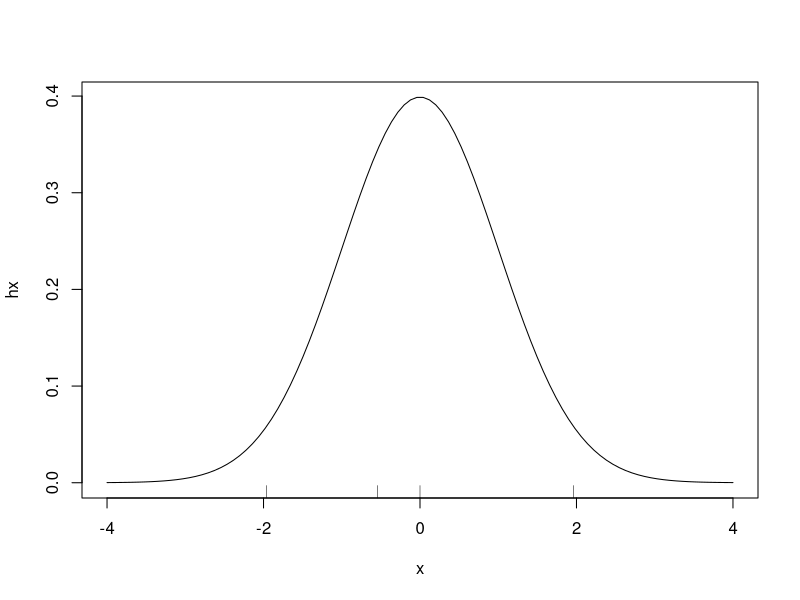
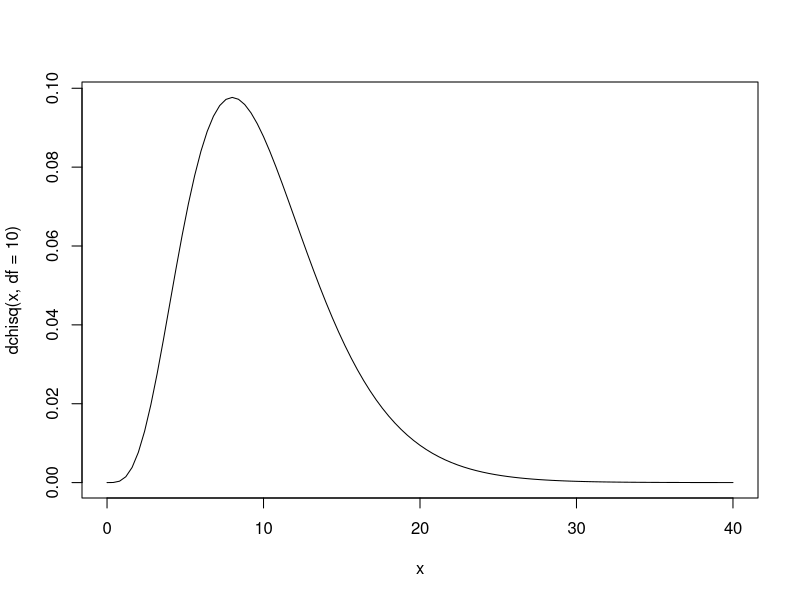
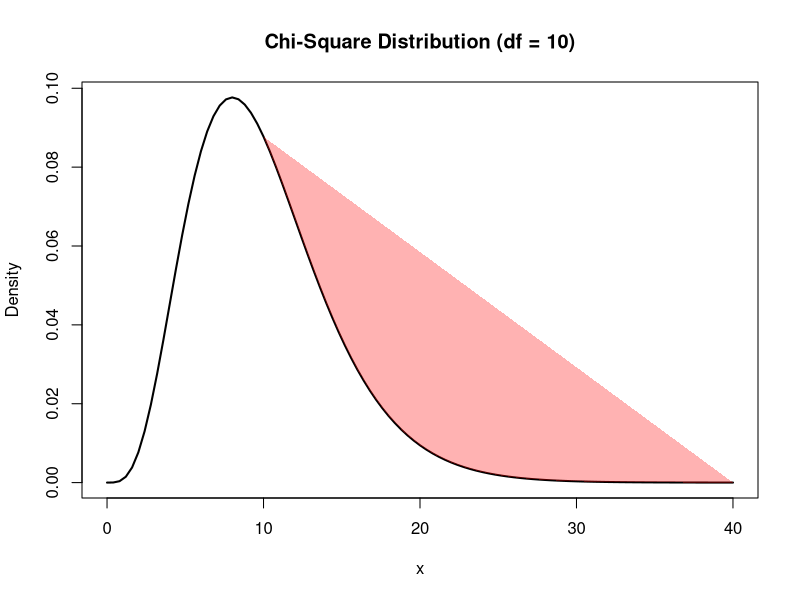

The R source for these figures, in order:
## ---- chunk 1
pnorm(80,100,15)
pnorm(120,100,15)
pnorm(80,100,15)-pnorm(120,100,15)
## ---- chunk 2
x<-c(3.801895,5.214785,5.445979,4.293448,7.401404,4.156799,6.029400,3.982314,3.605331,4.707879,4.087529,4.635022,5.597247,3.889285,6.268631,
6.304441,5.565396,5.380210,1.754372,5.449418)
u.test<-function(x,mu,thegma)
{  Se=thegma/sqrt(length(x))
   u=(mean(x)-mu)/Se
   p=pnorm(u)
   list(u=u, p=p)
}
rst<-u.test(x,5,1)
rst
## ---- chunk 3
m<-qnorm(0.975)
x <- seq(-4, 4, length=100)
hx <- dnorm(x)
plot(x,hx,"l")
rug(c(-m,rst$u,0,m))
## ---- chunk 4
u.test<-function(x,mu,thegma,alternative="twoside")
{  Se=thegma/sqrt(length(x))
   u <-(mean(x)-mu)/Se
   p <-pnorm(u)
   if(alternative=="twoside") p<-2*(1-pnorm(abs(u)))
   else if (alternative=="less") p<-pnorm(u)
   else p <- 1-pnorm(u)
   list(u=u, p=p)
}
b=c(22,24,21,24,23,24,23,22,21,25)
u.test(b, 25,2.4,"less")
## ---- chunk 5
x=c(502,496,510,508,506,498,512,497,515,503,510,506)
t.test(x,mu=500,alternative ="greater")    
## ---- chunk 6
x1=c(24, 29, 39, 40, 32, 32, 31, 44, 37, 37, 50, 28, 24, 48, 25, 
     40, 32, 34, 35, 41)
x2=c(44, 34, 36, 38, 30, 30, 35, 38, 40, 46, 38, 35, 38, 36, 38, 
     40, 34, 37, 40, 46)
var.test(x1,x2)
## ---- chunk 7
x1=c(48,47,44,45,46,47,43,47,42,48)
x2=c(36,45,47,38,39,42,36,42,46,35)
var.test(x1,x2)
## ---- chunk 8
curve(dchisq(x, df = 10), from = 0, to = 40)
## ---- chunk 9
die.fair = sample(1:6,100,p=c(1,1,1,1,1,1)/6,rep=T)    # 均匀骰子
die.bias = sample(1:6,100,p=c(.5,.5,1,1,1,2)/6,rep=T)  # 不均匀骰子
res.fair = table(die.fair)
res.bias = table(die.bias)
count = rbind(res.fair,res.bias)
chisq.test(count)
ks.test(die.fair,die.bias) 
## ---- chunk 10
curve(dchisq(x, df = 10), from = 0, to = 40,
main = 'Chi-Square Distribution (df = 10)',
ylab = 'Density',
lwd = 2)
x_vector <- seq(10, 40)
p_vector <- dchisq(x_vector, df = 10)
polygon(x_vector, p_vector,
        col = adjustcolor('red', alpha=0.3), border = NA)

